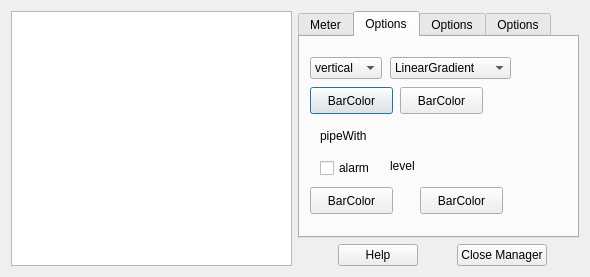
<ui version="4.0" >
 <class>QRL_MetersManager</class>
 <widget class="QDialog" name="QRL_MetersManager" >
  <property name="geometry" >
   <rect>
    <x>0</x>
    <y>0</y>
    <width>590</width>
    <height>277</height>
   </rect>
  </property>
  <property name="windowTitle" >
   <string>Meters Manager</string>
  </property>
  <property name="windowIcon" >
   <iconset resource="qrtailab.qrc" >:/icons/meter_icon.xpm</iconset>
  </property>
  <layout class="QGridLayout" >
   <item rowspan="2" row="0" column="0" >
    <widget class="QListWidget" name="meterListWidget" >
     <property name="baseSize" >
      <size>
       <width>100</width>
       <height>0</height>
      </size>
     </property>
    </widget>
   </item>
   <item row="0" column="1" >
    <widget class="QTabWidget" name="tabWidget" >
     <property name="currentIndex" >
      <number>1</number>
     </property>
     <widget class="QWidget" name="tab" >
      <attribute name="title" >
       <string>Meter</string>
      </attribute>
      <layout class="QGridLayout" >
       <item row="0" column="0" colspan="3" >
        <widget class="QCheckBox" name="showCheckBox" >
         <property name="text" >
          <string>Show/Hide</string>
         </property>
        </widget>
       </item>
       <item row="1" column="0" colspan="2" >
        <widget class="QLabel" name="frameLabel" >
         <property name="text" >
          <string>Refresh rate</string>
         </property>
        </widget>
       </item>
       <item row="1" column="2" >
        <widget class="QwtCounter" name="rrCounter" >
         <property name="numButtons" >
          <number>1</number>
         </property>
         <property name="basicstep" stdset="0" >
          <double>0.100000000000000</double>
         </property>
         <property name="minValue" >
          <double>0.100000000000000</double>
         </property>
         <property name="maxValue" >
          <double>50.000000000000000</double>
         </property>
         <property name="value" >
          <double>20.000000000000000</double>
         </property>
        </widget>
       </item>
       <item row="2" column="0" >
        <widget class="QLabel" name="minLabel" >
         <property name="text" >
          <string>Minimum:</string>
         </property>
        </widget>
       </item>
       <item row="2" column="1" colspan="2" >
        <widget class="QwtCounter" name="minCounter" >
         <property name="basicstep" stdset="0" >
          <double>0.100000000000000</double>
         </property>
         <property name="minValue" >
          <double>-32000.000000000000000</double>
         </property>
         <property name="maxValue" >
          <double>32000.000000000000000</double>
         </property>
         <property name="value" >
          <double>-1.000000000000000</double>
         </property>
        </widget>
       </item>
       <item row="3" column="0" >
        <widget class="QLabel" name="maxLabel" >
         <property name="text" >
          <string>Maximum:</string>
         </property>
        </widget>
       </item>
       <item row="3" column="1" colspan="2" >
        <widget class="QwtCounter" name="maxCounter" >
         <property name="basicstep" stdset="0" >
          <double>0.100000000000000</double>
         </property>
         <property name="minValue" >
          <double>-32000.000000000000000</double>
         </property>
         <property name="maxValue" >
          <double>32000.000000000000000</double>
         </property>
         <property name="value" >
          <double>1.000000000000000</double>
         </property>
        </widget>
       </item>
       <item row="4" column="0" colspan="3" >
        <widget class="QComboBox" name="meterComboBox" >
         <item>
          <property name="text" >
           <string>Thermo</string>
          </property>
         </item>
         <item>
          <property name="text" >
           <string>Dial</string>
          </property>
         </item>
         <item>
          <property name="text" >
           <string>LCD</string>
          </property>
         </item>
        </widget>
       </item>
       <item row="5" column="0" colspan="3" >
        <spacer>
         <property name="orientation" >
          <enum>Qt::Vertical</enum>
         </property>
         <property name="sizeHint" >
          <size>
           <width>207</width>
           <height>21</height>
          </size>
         </property>
        </spacer>
       </item>
      </layout>
     </widget>
     <widget class="QWidget" name="ThermoOptions" >
      <attribute name="title" >
       <string>Options</string>
      </attribute>
      <widget class="QPushButton" name="thermoColor1PushButton" >
       <property name="geometry" >
        <rect>
         <x>10</x>
         <y>50</y>
         <width>83</width>
         <height>27</height>
        </rect>
       </property>
       <property name="text" >
        <string>BarColor</string>
       </property>
      </widget>
      <widget class="QComboBox" name="directionComboBox" >
       <property name="geometry" >
        <rect>
         <x>10</x>
         <y>20</y>
         <width>72</width>
         <height>22</height>
        </rect>
       </property>
       <item>
        <property name="text" >
         <string>vertical</string>
        </property>
       </item>
       <item>
        <property name="text" >
         <string>horizontal</string>
        </property>
       </item>
      </widget>
      <widget class="QLabel" name="label" >
       <property name="geometry" >
        <rect>
         <x>20</x>
         <y>90</y>
         <width>57</width>
         <height>18</height>
        </rect>
       </property>
       <property name="text" >
        <string>pipeWith</string>
       </property>
      </widget>
      <widget class="QwtCounter" name="pipeWithCounter" >
       <property name="geometry" >
        <rect>
         <x>100</x>
         <y>90</y>
         <width>74</width>
         <height>23</height>
        </rect>
       </property>
       <property name="numButtons" >
        <number>0</number>
       </property>
       <property name="basicstep" stdset="0" >
        <double>1.000000000000000</double>
       </property>
       <property name="minValue" >
        <double>1.000000000000000</double>
       </property>
       <property name="maxValue" >
        <double>1000.000000000000000</double>
       </property>
       <property name="value" >
        <double>14.000000000000000</double>
       </property>
      </widget>
      <widget class="QPushButton" name="thermoColor2PushButton" >
       <property name="enabled" >
        <bool>true</bool>
       </property>
       <property name="geometry" >
        <rect>
         <x>100</x>
         <y>50</y>
         <width>83</width>
         <height>27</height>
        </rect>
       </property>
       <property name="text" >
        <string>BarColor</string>
       </property>
      </widget>
      <widget class="QComboBox" name="colorComboBox" >
       <property name="geometry" >
        <rect>
         <x>90</x>
         <y>20</y>
         <width>121</width>
         <height>22</height>
        </rect>
       </property>
       <item>
        <property name="text" >
         <string>LinearGradient</string>
        </property>
       </item>
       <item>
        <property name="text" >
         <string>Color</string>
        </property>
       </item>
      </widget>
      <widget class="QCheckBox" name="alarmCheckBox" >
       <property name="geometry" >
        <rect>
         <x>20</x>
         <y>120</y>
         <width>83</width>
         <height>22</height>
        </rect>
       </property>
       <property name="text" >
        <string>alarm</string>
       </property>
      </widget>
      <widget class="QwtCounter" name="alarmLevelCounter" >
       <property name="enabled" >
        <bool>true</bool>
       </property>
       <property name="geometry" >
        <rect>
         <x>140</x>
         <y>120</y>
         <width>74</width>
         <height>23</height>
        </rect>
       </property>
       <property name="numButtons" >
        <number>0</number>
       </property>
       <property name="basicstep" stdset="0" >
        <double>0.001000000000000</double>
       </property>
       <property name="minValue" >
        <double>-1000000.000000000000000</double>
       </property>
       <property name="maxValue" >
        <double>1000000.000000000000000</double>
       </property>
       <property name="value" >
        <double>1.000000000000000</double>
       </property>
      </widget>
      <widget class="QLabel" name="label_3" >
       <property name="geometry" >
        <rect>
         <x>90</x>
         <y>120</y>
         <width>31</width>
         <height>18</height>
        </rect>
       </property>
       <property name="text" >
        <string>level</string>
       </property>
      </widget>
      <widget class="QPushButton" name="alarmThermoColor1PushButton" >
       <property name="enabled" >
        <bool>true</bool>
       </property>
       <property name="geometry" >
        <rect>
         <x>10</x>
         <y>150</y>
         <width>83</width>
         <height>27</height>
        </rect>
       </property>
       <property name="text" >
        <string>BarColor</string>
       </property>
      </widget>
      <widget class="QPushButton" name="alarmThermoColor2PushButton" >
       <property name="enabled" >
        <bool>true</bool>
       </property>
       <property name="geometry" >
        <rect>
         <x>120</x>
         <y>150</y>
         <width>83</width>
         <height>27</height>
        </rect>
       </property>
       <property name="text" >
        <string>BarColor</string>
       </property>
      </widget>
     </widget>
     <widget class="QWidget" name="DialOptions" >
      <attribute name="title" >
       <string>Options</string>
      </attribute>
     </widget>
     <widget class="QWidget" name="LcdOptions" >
      <attribute name="title" >
       <string>Options</string>
      </attribute>
     </widget>
    </widget>
   </item>
   <item row="1" column="1" >
    <layout class="QHBoxLayout" >
     <item>
      <spacer>
       <property name="orientation" >
        <enum>Qt::Horizontal</enum>
       </property>
       <property name="sizeHint" >
        <size>
         <width>40</width>
         <height>20</height>
        </size>
       </property>
      </spacer>
     </item>
     <item>
      <widget class="QPushButton" name="helpButton" >
       <property name="text" >
        <string>Help</string>
       </property>
      </widget>
     </item>
     <item>
      <spacer>
       <property name="orientation" >
        <enum>Qt::Horizontal</enum>
       </property>
       <property name="sizeHint" >
        <size>
         <width>16</width>
         <height>20</height>
        </size>
       </property>
      </spacer>
     </item>
     <item>
      <widget class="QPushButton" name="closeButton" >
       <property name="text" >
        <string>Close Manager</string>
       </property>
      </widget>
     </item>
     <item>
      <spacer>
       <property name="orientation" >
        <enum>Qt::Horizontal</enum>
       </property>
       <property name="sizeHint" >
        <size>
         <width>16</width>
         <height>20</height>
        </size>
       </property>
      </spacer>
     </item>
    </layout>
   </item>
  </layout>
 </widget>
 <customwidgets>
  <customwidget>
   <class>QwtCounter</class>
   <extends>QWidget</extends>
   <header>qwt_counter.h</header>
  </customwidget>
 </customwidgets>
 <tabstops>
  <tabstop>meterListWidget</tabstop>
  <tabstop>tabWidget</tabstop>
  <tabstop>pipeWithCounter</tabstop>
  <tabstop>alarmLevelCounter</tabstop>
  <tabstop>colorComboBox</tabstop>
  <tabstop>thermoColor1PushButton</tabstop>
  <tabstop>thermoColor2PushButton</tabstop>
  <tabstop>alarmThermoColor1PushButton</tabstop>
  <tabstop>alarmThermoColor2PushButton</tabstop>
  <tabstop>directionComboBox</tabstop>
  <tabstop>closeButton</tabstop>
  <tabstop>alarmCheckBox</tabstop>
  <tabstop>helpButton</tabstop>
  <tabstop>minCounter</tabstop>
  <tabstop>showCheckBox</tabstop>
  <tabstop>rrCounter</tabstop>
  <tabstop>maxCounter</tabstop>
  <tabstop>meterComboBox</tabstop>
 </tabstops>
 <resources>
  <include location="qrtailab.qrc" />
 </resources>
 <connections>
  <connection>
   <sender>closeButton</sender>
   <signal>clicked()</signal>
   <receiver>QRL_MetersManager</receiver>
   <slot>hide()</slot>
   <hints>
    <hint type="sourcelabel" >
     <x>326</x>
     <y>262</y>
    </hint>
    <hint type="destinationlabel" >
     <x>380</x>
     <y>250</y>
    </hint>
   </hints>
  </connection>
 </connections>
</ui>
